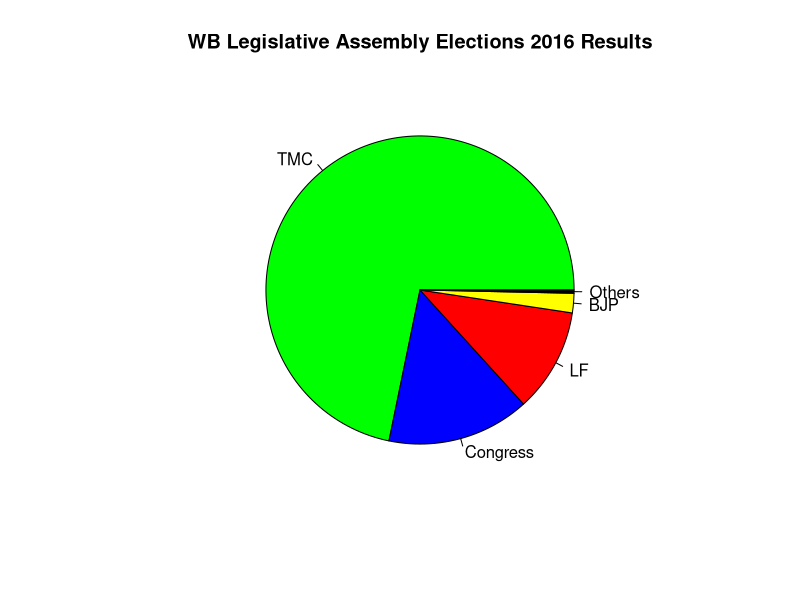

The R script that drew this image:
#Assignment_2
#Due Date : 5th Sept 2017

df <- read.csv(file="./Data/Assn_2_.csv") #Data stored in Excel imported in R
df
str(df) #'Party' is stored as Factor, which we do not want
df2 <- read.csv(file="./Data/Assn_2_.csv",stringsAsFactors = F)
df2 #'Party' is changed to 'character'
str(df2) #structure of the data frame is shown
pie(df2$Seats,label=df2$Party,
    col=c('Green','Blue','Red','Yellow','Black'),
    main="WB Legislative Assembly Elections 2016 Results")
#Pie-Chart is created and printed


